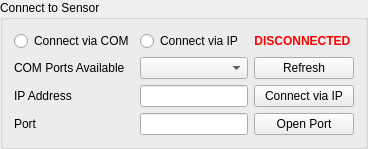
        <widget class="QGroupBox" name="groupBox">
         <property name="sizePolicy">
          <sizepolicy hsizetype="Preferred" vsizetype="Minimum">
           <horstretch>0</horstretch>
           <verstretch>0</verstretch>
          </sizepolicy>
         </property>
         <property name="maximumSize">
          <size>
           <width>16777215</width>
           <height>200</height>
          </size>
         </property>
         <property name="title">
          <string>Connect to Sensor</string>
         </property>
         <layout class="QGridLayout" name="gridLayout_4">
          <item row="2" column="0">
           <widget class="QLabel" name="ipAddrLabel">
            <property name="text">
             <string>IP Address</string>
            </property>
           </widget>
          </item>
          <item row="1" column="0">
           <widget class="QLabel" name="comPortsAvailableLabel">
            <property name="minimumSize">
             <size>
              <width>0</width>
              <height>20</height>
             </size>
            </property>
            <property name="text">
             <string>COM Ports Available</string>
            </property>
           </widget>
          </item>
          <item row="3" column="3">
           <widget class="QPushButton" name="connectToCom">
            <property name="text">
             <string>Open Port</string>
            </property>
           </widget>
          </item>
          <item row="1" column="3">
           <widget class="QPushButton" name="refreshComPorts">
            <property name="text">
             <string>Refresh</string>
            </property>
           </widget>
          </item>
          <item row="3" column="2">
           <widget class="QLineEdit" name="ipPortEntry">
            <property name="sizePolicy">
             <sizepolicy hsizetype="Preferred" vsizetype="Fixed">
              <horstretch>0</horstretch>
              <verstretch>0</verstretch>
             </sizepolicy>
            </property>
           </widget>
          </item>
          <item row="0" column="3">
           <widget class="QLabel" name="conxnStatus">
            <property name="sizePolicy">
             <sizepolicy hsizetype="Preferred" vsizetype="Minimum">
              <horstretch>0</horstretch>
              <verstretch>0</verstretch>
             </sizepolicy>
            </property>
            <property name="maximumSize">
             <size>
              <width>16777215</width>
              <height>30</height>
             </size>
            </property>
            <property name="text">
             <string>&lt;html&gt;&lt;head/&gt;&lt;body&gt;&lt;p align=&quot;center&quot;&gt;&lt;span style=&quot; font-size:9pt; font-weight:600; color:#ff0000;&quot;&gt;DISCONNECTED &lt;/span&gt;&lt;/p&gt;&lt;/body&gt;&lt;/html&gt;</string>
            </property>
           </widget>
          </item>
          <item row="0" column="0">
           <widget class="QRadioButton" name="connectViaCom">
            <property name="text">
             <string>Connect via COM</string>
            </property>
            <attribute name="buttonGroup">
             <string notr="true">buttonGroup_3</string>
            </attribute>
           </widget>
          </item>
          <item row="2" column="3">
           <widget class="QPushButton" name="ipConnect">
            <property name="text">
             <string>Connect via IP</string>
            </property>
           </widget>
          </item>
          <item row="0" column="2">
           <widget class="QRadioButton" name="connectViaIp">
            <property name="text">
             <string>Connect via IP</string>
            </property>
            <attribute name="buttonGroup">
             <string notr="true">buttonGroup_3</string>
            </attribute>
           </widget>
          </item>
          <item row="1" column="2">
           <widget class="QComboBox" name="comPortSelect"/>
          </item>
          <item row="2" column="2">
           <widget class="QLineEdit" name="ipAddrEntry">
            <property name="sizePolicy">
             <sizepolicy hsizetype="Preferred" vsizetype="Fixed">
              <horstretch>0</horstretch>
              <verstretch>0</verstretch>
             </sizepolicy>
            </property>
           </widget>
          </item>
          <item row="3" column="0">
           <widget class="QLabel" name="ipPortLabel">
            <property name="text">
             <string>Port</string>
            </property>
           </widget>
          </item>
         </layout>
        </widget>
